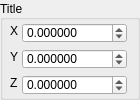
<?xml version="1.0" encoding="UTF-8"?>
<ui version="4.0">
 <class>VectorEditor</class>
 <widget class="QWidget" name="VectorEditor">
  <property name="geometry">
   <rect>
    <x>0</x>
    <y>0</y>
    <width>140</width>
    <height>100</height>
   </rect>
  </property>
  <property name="windowTitle">
   <string>Form</string>
  </property>
  <widget class="QGroupBox" name="m_groupBox">
   <property name="geometry">
    <rect>
     <x>0</x>
     <y>0</y>
     <width>140</width>
     <height>100</height>
    </rect>
   </property>
   <property name="sizePolicy">
    <sizepolicy hsizetype="Expanding" vsizetype="Preferred">
     <horstretch>0</horstretch>
     <verstretch>0</verstretch>
    </sizepolicy>
   </property>
   <property name="minimumSize">
    <size>
     <width>100</width>
     <height>0</height>
    </size>
   </property>
   <property name="title">
    <string>Title</string>
   </property>
   <property name="alignment">
    <set>Qt::AlignLeading|Qt::AlignLeft|Qt::AlignVCenter</set>
   </property>
   <widget class="QLabel" name="m_label_x">
    <property name="geometry">
     <rect>
      <x>10</x>
      <y>23</y>
      <width>16</width>
      <height>16</height>
     </rect>
    </property>
    <property name="text">
     <string>X</string>
    </property>
   </widget>
   <widget class="QDoubleSpinBox" name="m_x">
    <property name="geometry">
     <rect>
      <x>22</x>
      <y>23</y>
      <width>105</width>
      <height>20</height>
     </rect>
    </property>
    <property name="sizePolicy">
     <sizepolicy hsizetype="Expanding" vsizetype="Fixed">
      <horstretch>0</horstretch>
      <verstretch>0</verstretch>
     </sizepolicy>
    </property>
    <property name="decimals">
     <number>6</number>
    </property>
    <property name="minimum">
     <double>-100000.000000000000000</double>
    </property>
    <property name="maximum">
     <double>100000.000000000000000</double>
    </property>
   </widget>
   <widget class="QLabel" name="m_label_y">
    <property name="geometry">
     <rect>
      <x>10</x>
      <y>49</y>
      <width>16</width>
      <height>16</height>
     </rect>
    </property>
    <property name="text">
     <string>Y</string>
    </property>
   </widget>
   <widget class="QDoubleSpinBox" name="m_y">
    <property name="geometry">
     <rect>
      <x>22</x>
      <y>49</y>
      <width>105</width>
      <height>20</height>
     </rect>
    </property>
    <property name="sizePolicy">
     <sizepolicy hsizetype="Expanding" vsizetype="Fixed">
      <horstretch>0</horstretch>
      <verstretch>0</verstretch>
     </sizepolicy>
    </property>
    <property name="decimals">
     <number>6</number>
    </property>
    <property name="minimum">
     <double>-100000.000000000000000</double>
    </property>
    <property name="maximum">
     <double>100000.000000000000000</double>
    </property>
   </widget>
   <widget class="QLabel" name="m_label_z">
    <property name="geometry">
     <rect>
      <x>10</x>
      <y>75</y>
      <width>16</width>
      <height>16</height>
     </rect>
    </property>
    <property name="text">
     <string>Z</string>
    </property>
   </widget>
   <widget class="QDoubleSpinBox" name="m_z">
    <property name="geometry">
     <rect>
      <x>22</x>
      <y>75</y>
      <width>105</width>
      <height>20</height>
     </rect>
    </property>
    <property name="sizePolicy">
     <sizepolicy hsizetype="Expanding" vsizetype="Fixed">
      <horstretch>0</horstretch>
      <verstretch>0</verstretch>
     </sizepolicy>
    </property>
    <property name="decimals">
     <number>6</number>
    </property>
    <property name="minimum">
     <double>-100000.000000000000000</double>
    </property>
    <property name="maximum">
     <double>100000.000000000000000</double>
    </property>
   </widget>
  </widget>
 </widget>
 <resources/>
 <connections/>
</ui>
